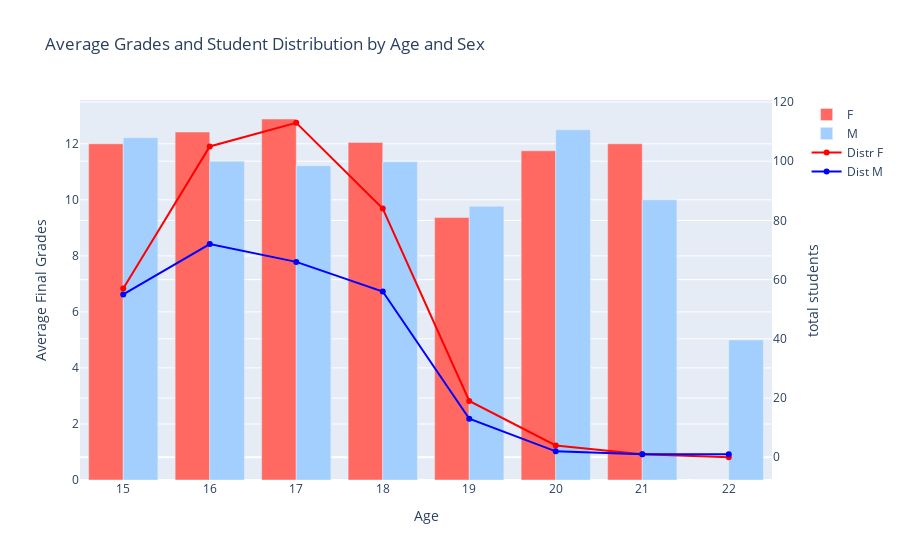

Write notebook code for a chart like this one.
### Code cell
# Create trace for bar graph
fig = go.Figure()

fig.add_trace(go.Bar(
    x=ages,
    y=mean_scores['F'],
    name='F',
    marker_color='#FF6961',
    hoverinfo='y'
))

fig.add_trace(go.Bar(
    x=ages,
    y=mean_scores['M'],
    name='M',
    marker_color='#A2CFFE',
    hoverinfo='y'
))

# Create trace for the student distribution curves
fig.add_trace(go.Scatter(
    x=ages,
    y=student_count['F'],
    name='Distr F',
    yaxis='y2',
    mode='lines+markers',
    marker=dict(color='red'),
    hoverinfo='y'
))

fig.add_trace(go.Scatter(
    x=ages,
    y=student_count['M'],
    name='Dist M',
    yaxis='y2',
    mode='lines+markers',
    marker=dict(color='blue'),
    hoverinfo='y'
))

# Set layout
fig.update_layout(
    title='Average Grades and Student Distribution by Age and Sex',
    xaxis=dict(title='Age'),
    yaxis=dict(title='Average Final Grades'),
    yaxis2=dict(title='total students', overlaying='y', side='right'),
    barmode='group',
    hovermode='x',
    legend=dict(
        x=1.05,
        y=1
    )
)

fig.show()

#fig.write_image("grades_school_analysis.jpg", scale=3)

### Figure 1 — Plotly figure (JSON) as saved in the notebook; plotly's stock layout.template omitted (floating-point values rounded to 4 significant figures)
{"data": [{"hoverinfo": "y", "marker": {"color": "#FF6961"}, "name": "F", "type": "bar", "x": [15, 16, 17, 18, 19, 20, 21, 22], "y": [12, 12.42, 12.88, 12.05, 9.368, 11.75, 12, 0]}, {"hoverinfo": "y", "marker": {"color": "#A2CFFE"}, "name": "M", "type": "bar", "x": [15, 16, 17, 18, 19, 20, 21, 22], "y": [12.22, 11.38, 11.21, 11.36, 9.769, 12.5, 10, 5]}, {"hoverinfo": "y", "marker": {"color": "red"}, "mode": "lines+markers", "name": "Distr F", "type": "scatter", "x": [15, 16, 17, 18, 19, 20, 21, 22], "y": [57, 105, 113, 84, 19, 4, 1, 0], "yaxis": "y2"}, {"hoverinfo": "y", "marker": {"color": "blue"}, "mode": "lines+markers", "name": "Dist M", "type": "scatter", "x": [15, 16, 17, 18, 19, 20, 21, 22], "y": [55, 72, 66, 56, 13, 2, 1, 1], "yaxis": "y2"}], "layout": {"barmode": "group", "hovermode": "x", "legend": {"x": 1.05, "y": 1}, "title": {"text": "Average Grades and Student Distribution by Age and Sex"}, "xaxis": {"title": {"text": "Age"}}, "yaxis": {"title": {"text": "Average Final Grades"}}, "yaxis2": {"overlaying": "y", "side": "right", "title": {"text": "total students"}}}}
